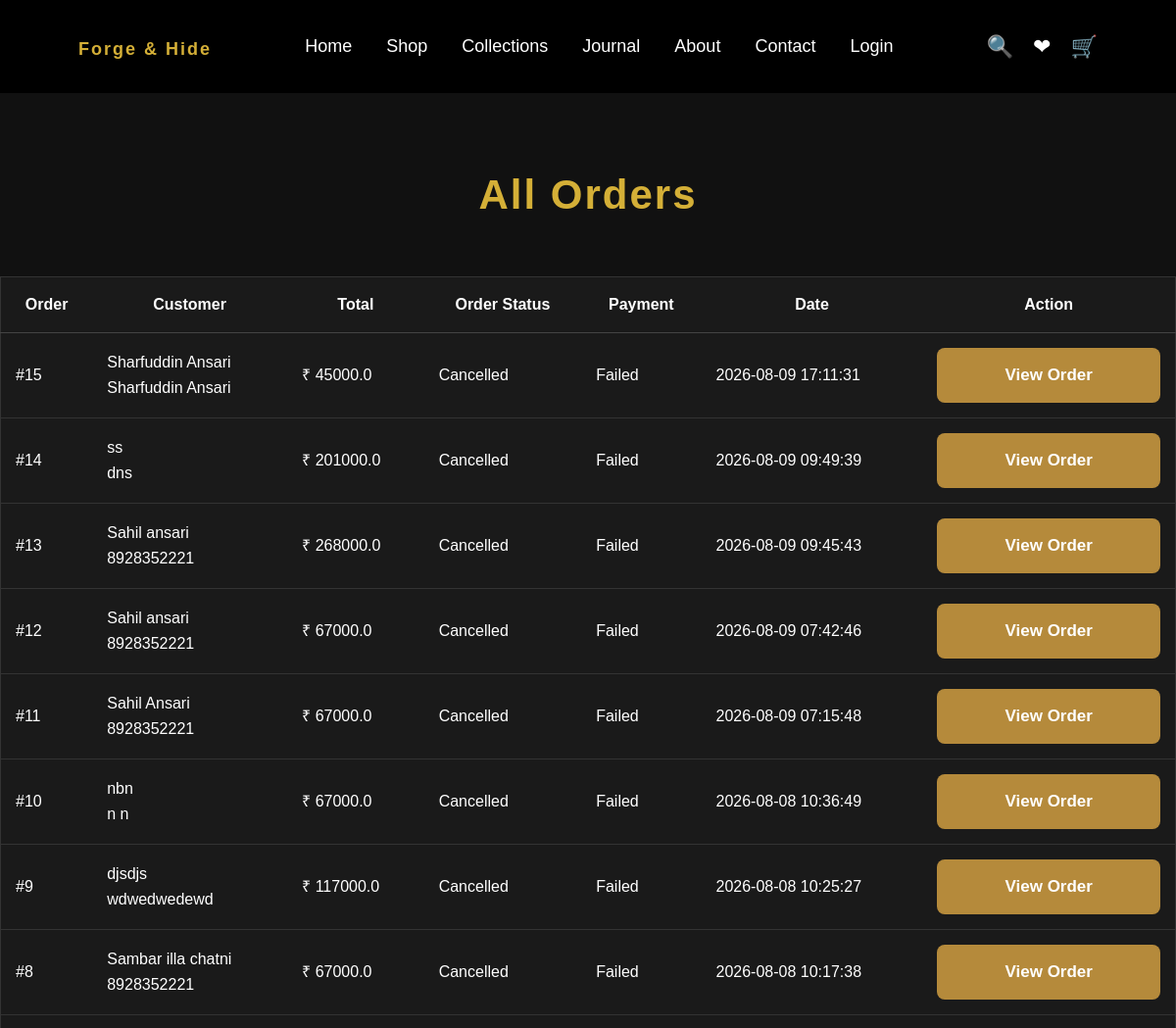
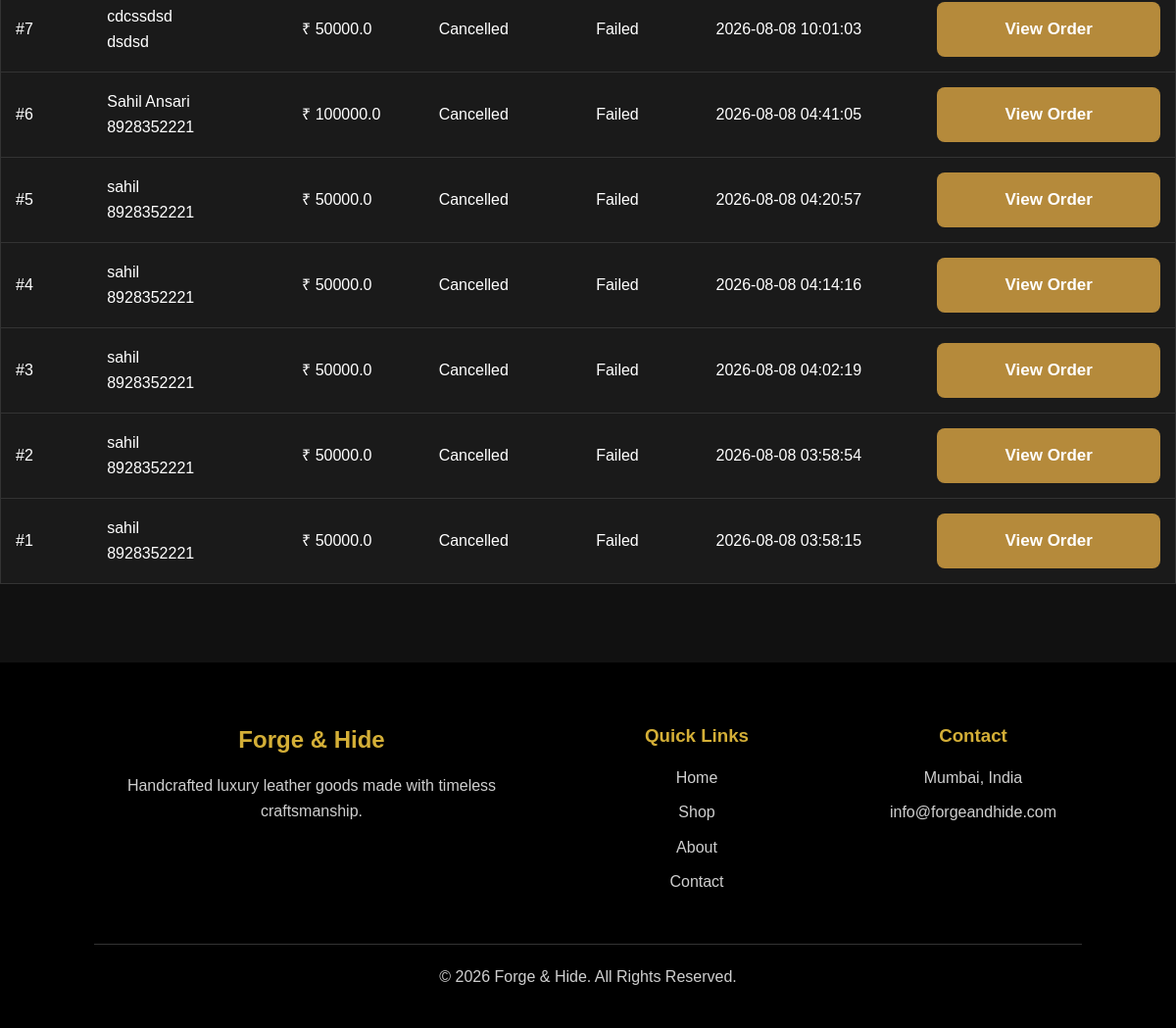
The app's page /admin/orders (signed in) with its own data (2 pictures, top to bottom).
### models.py (models this page shows, shortened)
class Order(db.Model):
    __tablename__ = "orders"
    id = db.Column(
        db.Integer,
        primary_key=True
    )
    customer_id = db.Column(
        db.Integer,
        db.ForeignKey("customers.id"),
        nullable=False
    )
    total_amount = db.Column(
        db.Float,
        nullable=False,
        default=0
    )
    status = db.Column(
        db.String(50),
        default="Pending"
    )
    payment_status = db.Column(
        db.String(50),
        default="Pending"
    )
    shipping_name = db.Column(
        db.String(200),
        nullable=False
    )
    shipping_phone = db.Column(
        db.String(30),
        nullable=False
    )
    shipping_address = db.Column(
        db.Text,
        nullable=False
    )
    city = db.Column(
        db.String(100),
        nullable=False
    )
    state = db.Column(
        db.String(100),
        nullable=False
    )
    pincode = db.Column(
        db.String(20),
        nullable=False
    )
    created_at = db.Column(
        db.DateTime,
        server_default=func.now()
    )
    customer = db.relationship(
        "Customer",
        backref="orders"
    )
    items = db.relationship(
        "OrderItem",
        back_populates="order",
        cascade="all, delete-orphan"
    )

### app.py (the view)
@app.route("/admin/orders")
@login_required
def admin_orders():
    if not isinstance(current_user, Admin):
        return redirect(url_for("home"))
    orders = Order.query.order_by(
        Order.created_at.desc()
    ).all()
    return render_template(
        "admin_orders.html",
        orders=orders
    )

### app.py (called while the page is built)
@app.context_processor
def inject_cart_count():
    cart_count = 0
    if current_user.is_authenticated:
        cart_items = Cart.query.filter_by(
            customer_id=current_user.id
        ).all()
        for item in cart_items:
            cart_count += item.quantity
    return {
        "cart_count": cart_count
    }

@login_manager.user_loader
def load_user(user_id):
    return Admin.query.get(int(user_id))

@app.after_request
def add_no_cache_headers(response):
    response.headers["Cache-Control"] = "no-store, no-cache, must-revalidate, max-age=0"
    response.headers["Pragma"] = "no-cache"
    response.headers["Expires"] = "0"
    return response

### templates/admin_orders.html (shortened to what this page needs)
{% extends "base.html" %}
{% block content %}
<h1 class="section-title">
    All Orders
</h1>
{% if orders %}
<div style="
    overflow-x:auto;
    margin-top:30px;
">
<table style="
    width:100%;
    border-collapse:collapse;
    background:#1a1a1a;
    border:1px solid #333;
">
    <thead>
        <tr style="
            border-bottom:1px solid #444;
        ">
            <th style="padding:15px;">
                Order
            </th>
            <th style="padding:15px;">
                Customer
            </th>
            <th style="padding:15px;">
                Total
            </th>
            <th style="padding:15px;">
                Order Status
            </th>
            <th style="padding:15px;">
                Payment
            </th>
            <th style="padding:15px;">
                Date
            </th>
            <th style="padding:15px;">
                Action
            </th>
        </tr>
    </thead>
    <tbody>
        {% for order in orders %}
        <tr style="
            border-bottom:1px solid #333;
        ">
            <td style="padding:15px;">
                #{{ order.id }}
            </td>
            <td style="padding:15px;">
                {{ order.shipping_name }}
                <br>
                {{ order.shipping_phone }}
            </td>
            <td style="padding:15px;">
                ₹ {{ order.total_amount }}
            </td>
            <td style="padding:15px;">
                {{ order.status }}
            </td>
            <td style="padding:15px;">
                {{ order.payment_status }}
            </td>
            <td style="padding:15px;">
                {{ order.created_at }}
            </td>
            <td style="padding:15px;">
                <a
                    href="{{ url_for(
                        'admin_order_details',
                        order_id=order.id
                    ) }}"
                    style="text-decoration:none;"
                >
                    <button
                        type="button"
                        class="hero-button"
                    >
                        View Order
                    </button>
                </a>
            </td>
        </tr>
        {% endfor %}
    </tbody>
</table>
</div>
{% endif %}
{% endblock %}

### static/css/style.css (style rules this page uses)
* { margin:0; padding:0; box-sizing:border-box; }
body { font-family:Arial, Helvetica, sans-serif; background:#111; color:#fff; line-height:1.6; }
.section-title { text-align:center; font-size:42px; color:#d4af37; margin-top:70px; margin-bottom:50px; letter-spacing:2px; }
.hero-button { width:100%; padding:12px; background:#d4af37; border:none; border-radius:6px; font-size:16px; font-weight:bold; cursor:pointer; transition:.3s; }
.section-title { text-align:center; color:#d4af37; font-size:42px; margin-bottom:50px; }
.hero-button { padding:18px 42px; background:#b58a3b; color:#fff; border:none; border-radius:8px; font-size:17px; font-weight:600; cursor:pointer; transition:.3s; }

### records on screen
Order: id "15", shipping_name "Sharfuddin Ansari", shipping_phone "Sharfuddin Ansari", total_amount "45000.0", status "Cancelled", payment_status "Failed", created_at "2026-08-09 17:11:31"
Order: id "14", shipping_name "ss", shipping_phone "dns", total_amount "201000.0", status "Cancelled", payment_status "Failed", created_at "2026-08-09 09:49:39"
Order: id "13", shipping_name "Sahil ansari", shipping_phone "8928352221", total_amount "268000.0", status "Cancelled", payment_status "Failed", created_at "2026-08-09 09:45:43"
Order: id "12", shipping_name "Sahil ansari", shipping_phone "8928352221", total_amount "67000.0", status "Cancelled", payment_status "Failed", created_at "2026-08-09 07:42:46"
Order: id "11", shipping_name "Sahil Ansari", shipping_phone "8928352221", total_amount "67000.0", status "Cancelled", payment_status "Failed", created_at "2026-08-09 07:15:48"
Order: id "10", shipping_name "nbn", shipping_phone "n n", total_amount "67000.0", status "Cancelled", payment_status "Failed", created_at "2026-08-08 10:36:49"
Order: id "9", shipping_name "djsdjs", shipping_phone "wdwedwedewd", total_amount "117000.0", status "Cancelled", payment_status "Failed", created_at "2026-08-08 10:25:27"
Order: id "8", shipping_name "Sambar illa chatni", shipping_phone "8928352221", total_amount "67000.0", status "Cancelled", payment_status "Failed", created_at "2026-08-08 10:17:38"
Order: id "7", shipping_name "cdcssdsd", shipping_phone "dsdsd", total_amount "50000.0", status "Cancelled", payment_status "Failed", created_at "2026-08-08 10:01:03"
Order: id "6", shipping_name "Sahil Ansari", shipping_phone "8928352221", total_amount "100000.0", status "Cancelled", payment_status "Failed", created_at "2026-08-08 04:41:05"
Order: id "5", shipping_name "sahil", shipping_phone "8928352221", total_amount "50000.0", status "Cancelled", payment_status "Failed", created_at "2026-08-08 04:20:57"
Order: id "4", shipping_name "sahil", shipping_phone "8928352221", total_amount "50000.0", status "Cancelled", payment_status "Failed", created_at "2026-08-08 04:14:16"
Order: id "3", shipping_name "sahil", shipping_phone "8928352221", total_amount "50000.0", status "Cancelled", payment_status "Failed", created_at "2026-08-08 04:02:19"
Order: id "2", shipping_name "sahil", shipping_phone "8928352221", total_amount "50000.0", status "Cancelled", payment_status "Failed", created_at "2026-08-08 03:58:54"
Order: id "1", shipping_name "sahil", shipping_phone "8928352221", total_amount "50000.0", status "Cancelled", payment_status "Failed", created_at "2026-08-08 03:58:15"
